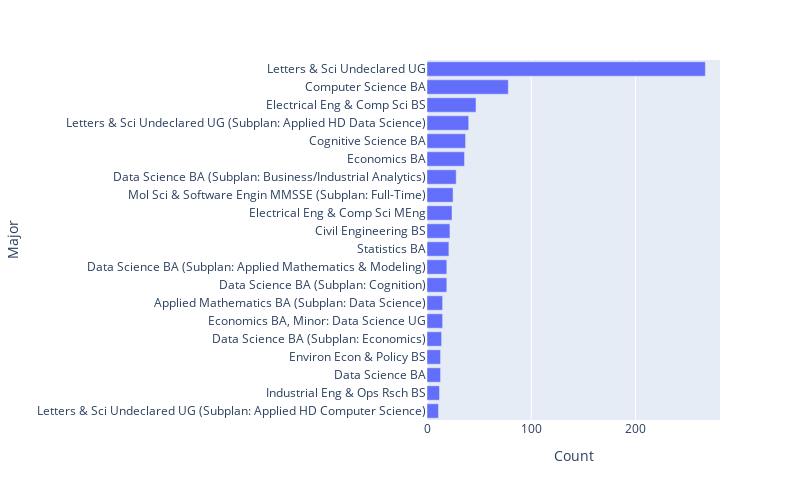

Notebook code cell kept with this figure:
### Markdown cell above
### We will often use visualizations to make sense of data
**In Data 100, we will deal with many different kinds of data (not just numbers) and we will study techniques to describe types of data.**

**How can we summarize the Majors field?** A good starting point might be to use a bar plot:

### Code cell
# Interactive using plotly
fig = px.bar(majors_count.loc[::-1], orientation='h')
fig.update_layout(showlegend=False, 
                  xaxis_title='Count', 
                  yaxis_title='Major',
                  autosize=False, 
                  width=800, 
                  height=500)

### Figure 1 — Plotly figure (JSON) as saved in the notebook; plotly's stock layout.template omitted (floating-point values rounded to 4 significant figures)
{"data": [{"alignmentgroup": "True", "hovertemplate": "variable=count<br>value=%{x}<br>Majors=%{y}<extra></extra>", "legendgroup": "count", "marker": {"color": "#636efa", "pattern": {"shape": ""}}, "name": "count", "offsetgroup": "count", "orientation": "h", "showlegend": true, "textposition": "auto", "type": "bar", "x": [11, 12, 13, 13, 14, 15, 15, 19, 19, 21, 22, 24, 25, 28, 36, 37, 40, 47, 78, 267], "xaxis": "x", "y": ["Letters & Sci Undeclared UG (Subplan: Applied HD Computer Science)", "Industrial Eng & Ops Rsch BS", "Data Science BA", "Environ Econ & Policy BS", "Data Science BA (Subplan: Economics)", "Economics BA, Minor: Data Science UG", "Applied Mathematics BA (Subplan: Data Science)", "Data Science BA (Subplan: Cognition)", "Data Science BA (Subplan: Applied Mathematics & Modeling)", "Statistics BA", "Civil Engineering BS", "Electrical Eng & Comp Sci MEng", "Mol Sci & Software Engin MMSSE (Subplan: Full-Time)", "Data Science BA (Subplan: Business/Industrial Analytics)", "Economics BA", "Cognitive Science BA", "Letters & Sci Undeclared UG (Subplan: Applied HD Data Science)", "Electrical Eng & Comp Sci BS", "Computer Science BA", "Letters & Sci Undeclared UG"], "yaxis": "y"}], "layout": {"autosize": false, "barmode": "relative", "height": 500, "legend": {"title": {"text": "variable"}, "tracegroupgap": 0}, "margin": {"t": 60}, "showlegend": false, "width": 800, "xaxis": {"anchor": "y", "autorange": true, "domain": [0, 1], "range": [0, 281.1], "title": {"text": "Count"}, "type": "linear"}, "yaxis": {"anchor": "x", "autorange": true, "domain": [0, 1], "range": [-0.5, 19.5], "title": {"text": "Major"}, "type": "category"}}}
